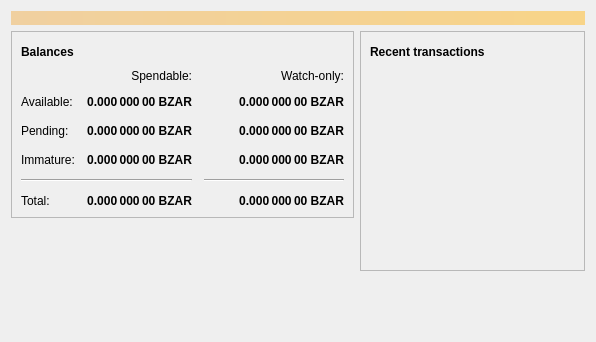
<?xml version="1.0" encoding="UTF-8"?>
<ui version="4.0">
 <class>OverviewPage</class>
 <widget class="QWidget" name="OverviewPage">
  <property name="geometry">
   <rect>
    <x>0</x>
    <y>0</y>
    <width>596</width>
    <height>342</height>
   </rect>
  </property>
  <property name="windowTitle">
   <string>Form</string>
  </property>
  <layout class="QVBoxLayout" name="topLayout">
   <item>
    <widget class="QLabel" name="labelAlerts">
     <property name="visible">
      <bool>false</bool>
     </property>
     <property name="styleSheet">
      <string notr="true">QLabel { background-color: qlineargradient(x1: 0, y1: 0, x2: 1, y2: 0, stop:0 #F0D0A0, stop:1 #F8D488); color:#000000; }</string>
     </property>
     <property name="wordWrap">
      <bool>true</bool>
     </property>
     <property name="margin">
      <number>3</number>
     </property>
     <property name="textInteractionFlags">
      <set>Qt::TextSelectableByMouse</set>
     </property>
    </widget>
   </item>
   <item>
    <layout class="QHBoxLayout" name="horizontalLayout" stretch="1,1">
     <item>
      <layout class="QVBoxLayout" name="verticalLayout_2">
       <item>
        <widget class="QFrame" name="frame">
         <property name="frameShape">
          <enum>QFrame::StyledPanel</enum>
         </property>
         <property name="frameShadow">
          <enum>QFrame::Raised</enum>
         </property>
         <layout class="QVBoxLayout" name="verticalLayout_4">
          <item>
           <layout class="QHBoxLayout" name="horizontalLayout_4">
            <item>
             <widget class="QLabel" name="label_5">
              <property name="font">
               <font>
                <weight>75</weight>
                <bold>true</bold>
               </font>
              </property>
              <property name="text">
               <string>Balances</string>
              </property>
             </widget>
            </item>
            <item>
             <widget class="QPushButton" name="labelWalletStatus">
              <property name="enabled">
               <bool>true</bool>
              </property>
              <property name="maximumSize">
               <size>
                <width>30</width>
                <height>16777215</height>
               </size>
              </property>
              <property name="toolTip">
               <string>The displayed information may be out of date. Your wallet automatically synchronizes with the Bitcoinrand network after a connection is established, but this process has not completed yet.</string>
              </property>
              <property name="text">
               <string/>
              </property>
              <property name="icon">
               <iconset resource="../bitcoinrand.qrc">
                <normaloff>:/icons/warning</normaloff>
                <disabledoff>:/icons/warning</disabledoff>:/icons/warning</iconset>
              </property>
              <property name="iconSize">
               <size>
                <width>24</width>
                <height>24</height>
               </size>
              </property>
              <property name="flat">
               <bool>true</bool>
              </property>
             </widget>
            </item>
            <item>
             <spacer name="horizontalSpacer_3">
              <property name="orientation">
               <enum>Qt::Horizontal</enum>
              </property>
              <property name="sizeHint" stdset="0">
               <size>
                <width>40</width>
                <height>20</height>
               </size>
              </property>
             </spacer>
            </item>
           </layout>
          </item>
          <item>
           <layout class="QGridLayout" name="gridLayout">
            <property name="spacing">
             <number>12</number>
            </property>
            <item row="2" column="2">
             <widget class="QLabel" name="labelWatchPending">
              <property name="font">
               <font>
                <weight>75</weight>
                <bold>true</bold>
               </font>
              </property>
              <property name="cursor">
               <cursorShape>IBeamCursor</cursorShape>
              </property>
              <property name="toolTip">
               <string>Unconfirmed transactions to watch-only addresses</string>
              </property>
              <property name="text">
               <string notr="true">0.000 000 00 BZAR</string>
              </property>
              <property name="alignment">
               <set>Qt::AlignRight|Qt::AlignTrailing|Qt::AlignVCenter</set>
              </property>
              <property name="textInteractionFlags">
               <set>Qt::LinksAccessibleByMouse|Qt::TextSelectableByKeyboard|Qt::TextSelectableByMouse</set>
              </property>
             </widget>
            </item>
            <item row="2" column="1">
             <widget class="QLabel" name="labelUnconfirmed">
              <property name="font">
               <font>
                <weight>75</weight>
                <bold>true</bold>
               </font>
              </property>
              <property name="cursor">
               <cursorShape>IBeamCursor</cursorShape>
              </property>
              <property name="toolTip">
               <string>Total of transactions that have yet to be confirmed, and do not yet count toward the spendable balance</string>
              </property>
              <property name="text">
               <string notr="true">0.000 000 00 BZAR</string>
              </property>
              <property name="alignment">
               <set>Qt::AlignRight|Qt::AlignTrailing|Qt::AlignVCenter</set>
              </property>
              <property name="textInteractionFlags">
               <set>Qt::LinksAccessibleByMouse|Qt::TextSelectableByKeyboard|Qt::TextSelectableByMouse</set>
              </property>
             </widget>
            </item>
            <item row="3" column="2">
             <widget class="QLabel" name="labelWatchImmature">
              <property name="font">
               <font>
                <weight>75</weight>
                <bold>true</bold>
               </font>
              </property>
              <property name="cursor">
               <cursorShape>IBeamCursor</cursorShape>
              </property>
              <property name="toolTip">
               <string>Mined balance in watch-only addresses that has not yet matured</string>
              </property>
              <property name="text">
               <string notr="true">0.000 000 00 BZAR</string>
              </property>
              <property name="alignment">
               <set>Qt::AlignRight|Qt::AlignTrailing|Qt::AlignVCenter</set>
              </property>
              <property name="textInteractionFlags">
               <set>Qt::LinksAccessibleByMouse|Qt::TextSelectableByKeyboard|Qt::TextSelectableByMouse</set>
              </property>
             </widget>
            </item>
            <item row="4" column="0" colspan="2">
             <widget class="Line" name="line">
              <property name="orientation">
               <enum>Qt::Horizontal</enum>
              </property>
             </widget>
            </item>
            <item row="4" column="2">
             <widget class="Line" name="lineWatchBalance">
              <property name="sizePolicy">
               <sizepolicy hsizetype="Preferred" vsizetype="Fixed">
                <horstretch>0</horstretch>
                <verstretch>0</verstretch>
               </sizepolicy>
              </property>
              <property name="minimumSize">
               <size>
                <width>140</width>
                <height>0</height>
               </size>
              </property>
              <property name="orientation">
               <enum>Qt::Horizontal</enum>
              </property>
             </widget>
            </item>
            <item row="5" column="0">
             <widget class="QLabel" name="labelTotalText">
              <property name="text">
               <string>Total:</string>
              </property>
             </widget>
            </item>
            <item row="3" column="1">
             <widget class="QLabel" name="labelImmature">
              <property name="font">
               <font>
                <weight>75</weight>
                <bold>true</bold>
               </font>
              </property>
              <property name="cursor">
               <cursorShape>IBeamCursor</cursorShape>
              </property>
              <property name="toolTip">
               <string>Mined balance that has not yet matured</string>
              </property>
              <property name="text">
               <string notr="true">0.000 000 00 BZAR</string>
              </property>
              <property name="alignment">
               <set>Qt::AlignRight|Qt::AlignTrailing|Qt::AlignVCenter</set>
              </property>
              <property name="textInteractionFlags">
               <set>Qt::LinksAccessibleByMouse|Qt::TextSelectableByKeyboard|Qt::TextSelectableByMouse</set>
              </property>
             </widget>
            </item>
            <item row="2" column="3">
             <spacer name="horizontalSpacer_2">
              <property name="orientation">
               <enum>Qt::Horizontal</enum>
              </property>
              <property name="sizeHint" stdset="0">
               <size>
                <width>40</width>
                <height>20</height>
               </size>
              </property>
             </spacer>
            </item>
            <item row="3" column="0">
             <widget class="QLabel" name="labelImmatureText">
              <property name="text">
               <string>Immature:</string>
              </property>
             </widget>
            </item>
            <item row="5" column="1">
             <widget class="QLabel" name="labelTotal">
              <property name="font">
               <font>
                <weight>75</weight>
                <bold>true</bold>
               </font>
              </property>
              <property name="cursor">
               <cursorShape>IBeamCursor</cursorShape>
              </property>
              <property name="toolTip">
               <string>Your current total balance</string>
              </property>
              <property name="text">
               <string notr="true">0.000 000 00 BZAR</string>
              </property>
              <property name="alignment">
               <set>Qt::AlignRight|Qt::AlignTrailing|Qt::AlignVCenter</set>
              </property>
              <property name="textInteractionFlags">
               <set>Qt::LinksAccessibleByMouse|Qt::TextSelectableByKeyboard|Qt::TextSelectableByMouse</set>
              </property>
             </widget>
            </item>
            <item row="5" column="2">
             <widget class="QLabel" name="labelWatchTotal">
              <property name="font">
               <font>
                <weight>75</weight>
                <bold>true</bold>
               </font>
              </property>
              <property name="cursor">
               <cursorShape>IBeamCursor</cursorShape>
              </property>
              <property name="toolTip">
               <string>Current total balance in watch-only addresses</string>
              </property>
              <property name="text">
               <string notr="true">0.000 000 00 BZAR</string>
              </property>
              <property name="alignment">
               <set>Qt::AlignRight|Qt::AlignTrailing|Qt::AlignVCenter</set>
              </property>
              <property name="textInteractionFlags">
               <set>Qt::LinksAccessibleByMouse|Qt::TextSelectableByKeyboard|Qt::TextSelectableByMouse</set>
              </property>
             </widget>
            </item>
            <item row="0" column="2">
             <widget class="QLabel" name="labelWatchonly">
              <property name="text">
               <string>Watch-only:</string>
              </property>
              <property name="alignment">
               <set>Qt::AlignRight|Qt::AlignTrailing|Qt::AlignVCenter</set>
              </property>
             </widget>
            </item>
            <item row="1" column="0">
             <widget class="QLabel" name="labelBalanceText">
              <property name="text">
               <string>Available:</string>
              </property>
             </widget>
            </item>
            <item row="1" column="1">
             <widget class="QLabel" name="labelBalance">
              <property name="font">
               <font>
                <weight>75</weight>
                <bold>true</bold>
               </font>
              </property>
              <property name="cursor">
               <cursorShape>IBeamCursor</cursorShape>
              </property>
              <property name="toolTip">
               <string>Your current spendable balance</string>
              </property>
              <property name="text">
               <string notr="true">0.000 000 00 BZAR</string>
              </property>
              <property name="alignment">
               <set>Qt::AlignRight|Qt::AlignTrailing|Qt::AlignVCenter</set>
              </property>
              <property name="textInteractionFlags">
               <set>Qt::LinksAccessibleByMouse|Qt::TextSelectableByKeyboard|Qt::TextSelectableByMouse</set>
              </property>
             </widget>
            </item>
            <item row="1" column="2">
             <widget class="QLabel" name="labelWatchAvailable">
              <property name="font">
               <font>
                <weight>75</weight>
                <bold>true</bold>
               </font>
              </property>
              <property name="cursor">
               <cursorShape>IBeamCursor</cursorShape>
              </property>
              <property name="toolTip">
               <string>Your current balance in watch-only addresses</string>
              </property>
              <property name="text">
               <string notr="true">0.000 000 00 BZAR</string>
              </property>
              <property name="alignment">
               <set>Qt::AlignRight|Qt::AlignTrailing|Qt::AlignVCenter</set>
              </property>
              <property name="textInteractionFlags">
               <set>Qt::LinksAccessibleByMouse|Qt::TextSelectableByKeyboard|Qt::TextSelectableByMouse</set>
              </property>
             </widget>
            </item>
            <item row="2" column="0">
             <widget class="QLabel" name="labelPendingText">
              <property name="text">
               <string>Pending:</string>
              </property>
             </widget>
            </item>
            <item row="0" column="1">
             <widget class="QLabel" name="labelSpendable">
              <property name="text">
               <string>Spendable:</string>
              </property>
              <property name="alignment">
               <set>Qt::AlignRight|Qt::AlignTrailing|Qt::AlignVCenter</set>
              </property>
             </widget>
            </item>
           </layout>
          </item>
         </layout>
        </widget>
       </item>
       <item>
        <spacer name="verticalSpacer">
         <property name="orientation">
          <enum>Qt::Vertical</enum>
         </property>
         <property name="sizeHint" stdset="0">
          <size>
           <width>20</width>
           <height>40</height>
          </size>
         </property>
        </spacer>
       </item>
      </layout>
     </item>
     <item>
      <layout class="QVBoxLayout" name="verticalLayout_3">
       <item>
        <widget class="QFrame" name="frame_2">
         <property name="frameShape">
          <enum>QFrame::StyledPanel</enum>
         </property>
         <property name="frameShadow">
          <enum>QFrame::Raised</enum>
         </property>
         <layout class="QVBoxLayout" name="verticalLayout">
          <item>
           <layout class="QHBoxLayout" name="horizontalLayout_2">
            <item>
             <widget class="QLabel" name="label_4">
              <property name="font">
               <font>
                <weight>75</weight>
                <bold>true</bold>
               </font>
              </property>
              <property name="text">
               <string>Recent transactions</string>
              </property>
             </widget>
            </item>
            <item>
             <widget class="QPushButton" name="labelTransactionsStatus">
              <property name="enabled">
               <bool>true</bool>
              </property>
              <property name="maximumSize">
               <size>
                <width>30</width>
                <height>16777215</height>
               </size>
              </property>
              <property name="toolTip">
               <string>The displayed information may be out of date. Your wallet automatically synchronizes with the Bitcoinrand network after a connection is established, but this process has not completed yet.</string>
              </property>
              <property name="text">
               <string/>
              </property>
              <property name="icon">
               <iconset resource="../bitcoinrand.qrc">
                <normaloff>:/icons/warning</normaloff>
                <disabledoff>:/icons/warning</disabledoff>:/icons/warning</iconset>
              </property>
              <property name="iconSize">
               <size>
                <width>24</width>
                <height>24</height>
               </size>
              </property>
              <property name="flat">
               <bool>true</bool>
              </property>
             </widget>
            </item>
            <item>
             <spacer name="horizontalSpacer">
              <property name="orientation">
               <enum>Qt::Horizontal</enum>
              </property>
              <property name="sizeHint" stdset="0">
               <size>
                <width>40</width>
                <height>20</height>
               </size>
              </property>
             </spacer>
            </item>
           </layout>
          </item>
          <item>
           <widget class="QListView" name="listTransactions">
            <property name="styleSheet">
             <string notr="true">QListView { background: transparent; }</string>
            </property>
            <property name="frameShape">
             <enum>QFrame::NoFrame</enum>
            </property>
            <property name="verticalScrollBarPolicy">
             <enum>Qt::ScrollBarAlwaysOff</enum>
            </property>
            <property name="horizontalScrollBarPolicy">
             <enum>Qt::ScrollBarAlwaysOff</enum>
            </property>
            <property name="selectionMode">
             <enum>QAbstractItemView::NoSelection</enum>
            </property>
           </widget>
          </item>
         </layout>
        </widget>
       </item>
       <item>
        <spacer name="verticalSpacer_2">
         <property name="orientation">
          <enum>Qt::Vertical</enum>
         </property>
         <property name="sizeHint" stdset="0">
          <size>
           <width>20</width>
           <height>40</height>
          </size>
         </property>
        </spacer>
       </item>
      </layout>
     </item>
    </layout>
   </item>
  </layout>
 </widget>
 <resources/>
 <connections/>
</ui>
